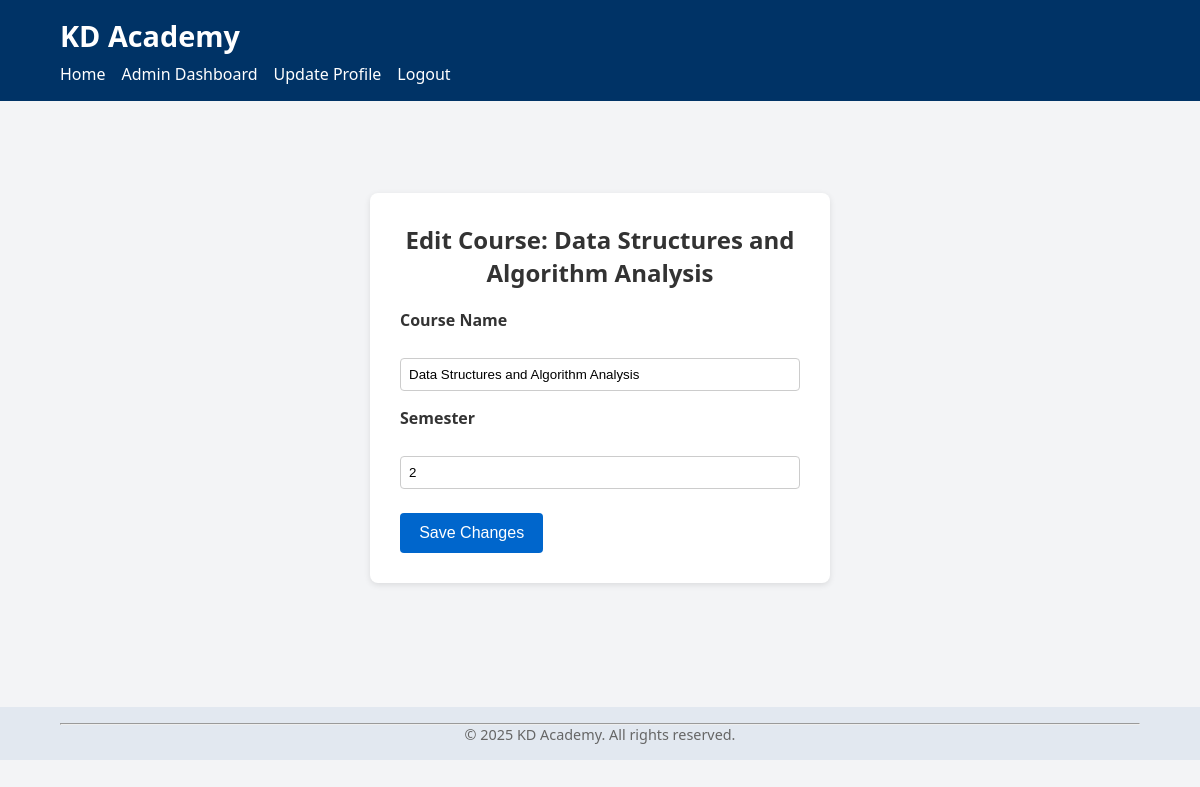
Screenshot of /admin/edit_course/1 (signed in) with the database file from the repository.
### tables this page shows
CREATE TABLE courses (
            id INTEGER PRIMARY KEY AUTOINCREMENT,
            name TEXT NOT NULL,
            semester TEXT NOT NULL
        , teacher_id INTEGER);

### app.py (the view)
@app.route("/admin/edit_course/<int:course_id>", methods=["GET", "POST"])
def edit_course(course_id):
    if "user_id" not in session or session.get("role") != "admin":
        return "Access Denied. Admin Only."
    db = get_db()
    if request.method == "POST":
        course_name = request.form["course_name"]
        semester = request.form["semester"]
        db.execute(
            "UPDATE courses SET name = ?, semester = ? WHERE id = ?",
            (course_name, semester, course_id)
        )
        db.commit()
        return redirect(url_for("manage_courses"))
    else:
        course = db.execute("SELECT * FROM courses WHERE id = ?", (course_id,)).fetchone()
        return render_template("enroll.html", course=course, is_edit=True)

### app.py (called while the page is built)
def get_db():
    db = getattr(g, "_database", None)
    if db is None:
        db = g._database = sqlite3.connect(DATABASE)
        db.row_factory = sqlite3.Row
    return db

@app.teardown_appcontext
def close_connection(exception):
    db = getattr(g, "_database", None)
    if db is not None:
        db.close()

### templates/enroll.html (shortened to what this page needs)
{% extends "base.html" %}
{% block content %}
<section class="enroll-page">
    {% if not is_edit %}
    <div class="enroll-confirmation">
        <h2>Enroll in {{ course.name }} ({{ course.semester }})</h2>
        <form method="POST" class="enroll-form">
            <p>Confirm enrollment?</p>
            <button type="submit" class="submit-button">Enroll</button>
        </form>
    </div>
    {% else %}
    <div class="edit-course">
        <h2>Edit Course: {{ course.name }}</h2>
        <form method="POST" class="edit-form">
            <div class="form-group">
                <label for="course_name">Course Name</label><br>
                <input type="text" id="course_name" name="course_name" value="{{ course.name }}" required>
            </div>
            <div class="form-group">
                <label for="semester">Semester</label><br>
                <input type="text" id="semester" name="semester" value="{{ course.semester }}" required>
            </div>
            <button type="submit" class="submit-button">Save Changes</button>
        </form>
    </div>
    {% endif %}
</section>
{% endblock %}

### static/style.css (style rules this page uses)
* { box-sizing: border-box; margin: 0; padding: 0; }
body { font-family: "Segoe UI", Tahoma, Geneva, Verdana, sans-serif; background-color: #f3f4f6; color: #333; }
form label { font-weight: 600; display: block; margin-bottom: 0.3rem; }
input[type="text"], input[type="password"], input[type="date"], select, textarea { width: 100%; padding: 0.5rem; margin-bottom: 1rem; border: 1px solid #ccc; border-radius: 4px; }
button { background-color: #0066cc; color: #fff; border: none; border-radius: 4px; padding: 0.7rem 1.2rem; font-size: 1rem; cursor: pointer; margin-top: 0.5rem; }
.enroll-page { max-width: 500px; margin: 40px auto; padding: 20px; }
.enroll-confirmation, .edit-course { background-color: #fff; padding: 30px; border-radius: 8px; box-shadow: 0 2px 6px rgba(0, 0, 0, 0.1); }
.enroll-confirmation h2, .edit-course h2 { text-align: center; margin-bottom: 20px; color: #333; }

### rows the page displays
courses: name "Data Structures and Algorithm Analysis", course_name "Data Structures and Algorithm Analysis", semester "2"
